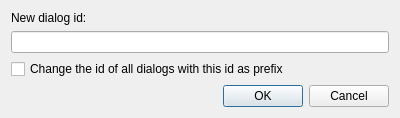
<?xml version="1.0" encoding="UTF-8"?>
<ui version="4.0">
 <class>ChangeDialogIdDialog</class>
 <widget class="QDialog" name="ChangeDialogIdDialog">
  <property name="geometry">
   <rect>
    <x>0</x>
    <y>0</y>
    <width>400</width>
    <height>118</height>
   </rect>
  </property>
  <property name="windowTitle">
   <string>Change string key</string>
  </property>
  <layout class="QVBoxLayout" name="verticalLayout_3">
   <item>
    <widget class="QLabel" name="dialog_id_label">
     <property name="text">
      <string>New dialog id:</string>
     </property>
    </widget>
   </item>
   <item>
    <widget class="QLineEdit" name="dialog_id_field"/>
   </item>
   <item>
    <widget class="QCheckBox" name="prefix_mode_field">
     <property name="text">
      <string>Change the id of all dialogs with this id as prefix</string>
     </property>
    </widget>
   </item>
   <item>
    <widget class="QDialogButtonBox" name="button_box">
     <property name="orientation">
      <enum>Qt::Horizontal</enum>
     </property>
     <property name="standardButtons">
      <set>QDialogButtonBox::Cancel|QDialogButtonBox::Ok</set>
     </property>
    </widget>
   </item>
  </layout>
 </widget>
 <resources/>
 <connections>
  <connection>
   <sender>button_box</sender>
   <signal>accepted()</signal>
   <receiver>ChangeDialogIdDialog</receiver>
   <slot>accept()</slot>
   <hints>
    <hint type="sourcelabel">
     <x>248</x>
     <y>254</y>
    </hint>
    <hint type="destinationlabel">
     <x>157</x>
     <y>274</y>
    </hint>
   </hints>
  </connection>
  <connection>
   <sender>button_box</sender>
   <signal>rejected()</signal>
   <receiver>ChangeDialogIdDialog</receiver>
   <slot>reject()</slot>
   <hints>
    <hint type="sourcelabel">
     <x>316</x>
     <y>260</y>
    </hint>
    <hint type="destinationlabel">
     <x>286</x>
     <y>274</y>
    </hint>
   </hints>
  </connection>
 </connections>
</ui>
